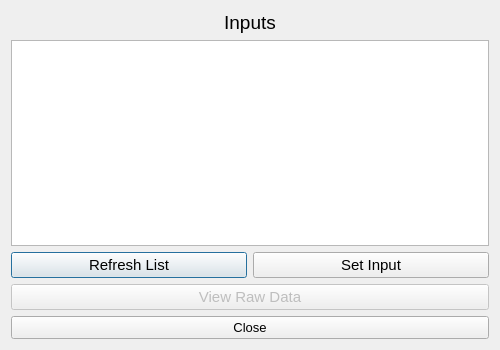
<?xml version="1.0" encoding="UTF-8"?>
<ui version="4.0">
 <class>input</class>
 <widget class="QDialog" name="input">
  <property name="geometry">
   <rect>
    <x>0</x>
    <y>0</y>
    <width>500</width>
    <height>350</height>
   </rect>
  </property>
  <property name="windowTitle">
   <string>Inputs</string>
  </property>
  <layout class="QGridLayout" name="gridLayout">
   <item row="3" column="0" colspan="2">
    <layout class="QGridLayout" name="gridLayout_Controls">
     <item row="0" column="0">
      <widget class="QPushButton" name="pushButton_Refresh">
       <property name="font">
        <font>
         <pointsize>11</pointsize>
        </font>
       </property>
       <property name="text">
        <string>Refresh List</string>
       </property>
      </widget>
     </item>
     <item row="0" column="1">
      <widget class="QPushButton" name="pushButton_Set">
       <property name="font">
        <font>
         <pointsize>11</pointsize>
        </font>
       </property>
       <property name="text">
        <string>Set Input</string>
       </property>
      </widget>
     </item>
     <item row="1" column="0" colspan="2">
      <widget class="QPushButton" name="pushButton_ViewRaw">
       <property name="enabled">
        <bool>false</bool>
       </property>
       <property name="sizePolicy">
        <sizepolicy hsizetype="Expanding" vsizetype="Fixed">
         <horstretch>0</horstretch>
         <verstretch>0</verstretch>
        </sizepolicy>
       </property>
       <property name="font">
        <font>
         <pointsize>11</pointsize>
        </font>
       </property>
       <property name="text">
        <string>View Raw Data</string>
       </property>
      </widget>
     </item>
    </layout>
   </item>
   <item row="1" column="0" rowspan="2" colspan="2">
    <widget class="QListWidget" name="listWidget_Inputs">
     <property name="font">
      <font>
       <pointsize>12</pointsize>
      </font>
     </property>
    </widget>
   </item>
   <item row="0" column="0" colspan="2">
    <widget class="QLabel" name="label_Main">
     <property name="sizePolicy">
      <sizepolicy hsizetype="Expanding" vsizetype="Fixed">
       <horstretch>0</horstretch>
       <verstretch>0</verstretch>
      </sizepolicy>
     </property>
     <property name="font">
      <font>
       <pointsize>14</pointsize>
      </font>
     </property>
     <property name="text">
      <string>Inputs</string>
     </property>
     <property name="alignment">
      <set>Qt::AlignCenter</set>
     </property>
    </widget>
   </item>
   <item row="4" column="0" colspan="2">
    <widget class="QPushButton" name="pushButton_Close">
     <property name="font">
      <font>
       <pointsize>10</pointsize>
      </font>
     </property>
     <property name="text">
      <string>Close</string>
     </property>
    </widget>
   </item>
  </layout>
 </widget>
 <resources/>
 <connections/>
</ui>
